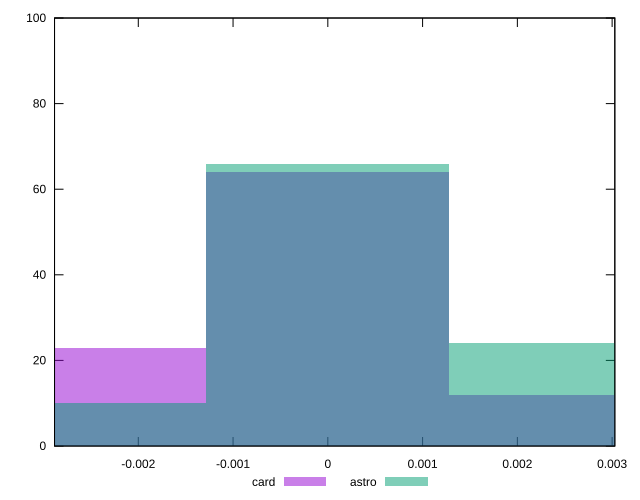

This chart was generated by the following gnuplot code:
reset

$card <<EOF
0 64
0.00256580560662486 12
-0.00256580560662486 23
EOF

$astro <<EOF
0 66
0.00256580560662486 24
-0.00256580560662486 10
EOF

set key outside below
set boxwidth 0.00256580560662486
set xrange [-0.002883799064962456:0.0030284619315630703]
set yrange [0:100]
set trange [0:100]
set style fill transparent solid 0.5 noborder
set terminal svg size 640, 500 enhanced background rgb 'white'
set output "report/report_00029_2021-02-24T13-36-40.390Z/meta/pScore-difference/comparison/histogram/2_vs_3.svg"

plot $card title "card" with boxes, \
     $astro title "astro" with boxes

reset
